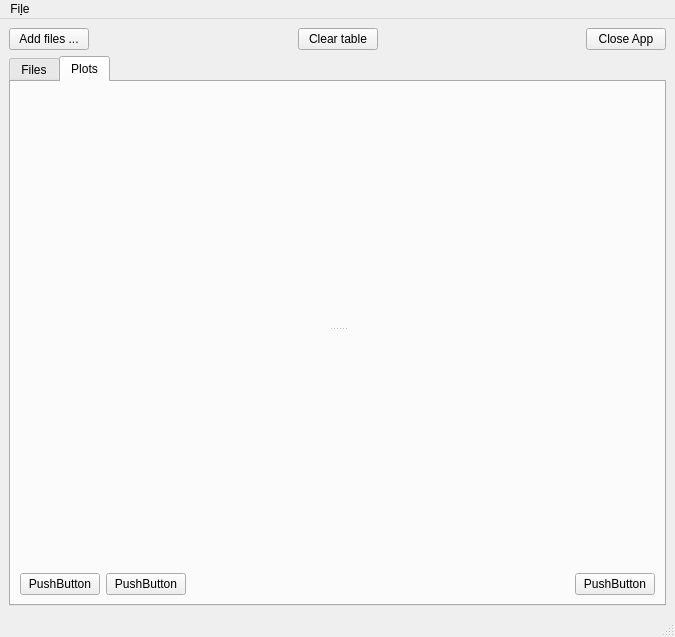
<?xml version="1.0" encoding="UTF-8"?>
<ui version="4.0">
 <class>MainWindow</class>
 <widget class="QMainWindow" name="MainWindow">
  <property name="geometry">
   <rect>
    <x>0</x>
    <y>0</y>
    <width>675</width>
    <height>637</height>
   </rect>
  </property>
  <property name="windowTitle">
   <string>MainWindow</string>
  </property>
  <widget class="QWidget" name="centralwidget">
   <layout class="QGridLayout" name="gridLayout_3">
    <item row="0" column="0">
     <widget class="QPushButton" name="addFilesButton">
      <property name="text">
       <string>Add files ...</string>
      </property>
     </widget>
    </item>
    <item row="0" column="1">
     <spacer name="horizontalSpacer">
      <property name="orientation">
       <enum>Qt::Horizontal</enum>
      </property>
      <property name="sizeHint" stdset="0">
       <size>
        <width>182</width>
        <height>20</height>
       </size>
      </property>
     </spacer>
    </item>
    <item row="0" column="2">
     <widget class="QPushButton" name="clearTableButton">
      <property name="text">
       <string>Clear table</string>
      </property>
     </widget>
    </item>
    <item row="0" column="3">
     <spacer name="horizontalSpacer_2">
      <property name="orientation">
       <enum>Qt::Horizontal</enum>
      </property>
      <property name="sizeHint" stdset="0">
       <size>
        <width>182</width>
        <height>20</height>
       </size>
      </property>
     </spacer>
    </item>
    <item row="0" column="4">
     <widget class="QPushButton" name="closeAppButton">
      <property name="text">
       <string>Close App</string>
      </property>
     </widget>
    </item>
    <item row="1" column="0" colspan="5">
     <widget class="QTabWidget" name="simpleIVplotWidget">
      <property name="currentIndex">
       <number>1</number>
      </property>
      <widget class="QWidget" name="filesTab">
       <attribute name="title">
        <string>Files</string>
       </attribute>
       <layout class="QGridLayout" name="gridLayout_2">
        <item row="0" column="0">
         <widget class="QTableWidget" name="tableWithFiles"/>
        </item>
        <item row="1" column="0">
         <widget class="QGroupBox" name="groupBox">
          <property name="sizePolicy">
           <sizepolicy hsizetype="Preferred" vsizetype="Fixed">
            <horstretch>0</horstretch>
            <verstretch>0</verstretch>
           </sizepolicy>
          </property>
          <property name="title">
           <string>Console Output</string>
          </property>
          <layout class="QGridLayout" name="gridLayout">
           <item row="0" column="0">
            <widget class="QPlainTextEdit" name="consoleOutput"/>
           </item>
          </layout>
         </widget>
        </item>
       </layout>
      </widget>
      <widget class="QWidget" name="plotTab">
       <attribute name="title">
        <string>Plots</string>
       </attribute>
       <layout class="QGridLayout" name="gridLayout_5">
        <item row="1" column="0">
         <layout class="QGridLayout" name="gridLayout_4">
          <item row="0" column="0">
           <widget class="QPushButton" name="pushButton">
            <property name="text">
             <string>PushButton</string>
            </property>
           </widget>
          </item>
          <item row="0" column="1">
           <widget class="QPushButton" name="pushButton_2">
            <property name="text">
             <string>PushButton</string>
            </property>
           </widget>
          </item>
          <item row="0" column="3">
           <widget class="QPushButton" name="pushButton_3">
            <property name="text">
             <string>PushButton</string>
            </property>
           </widget>
          </item>
          <item row="0" column="2">
           <spacer name="horizontalSpacer_3">
            <property name="orientation">
             <enum>Qt::Horizontal</enum>
            </property>
            <property name="sizeHint" stdset="0">
             <size>
              <width>288</width>
              <height>20</height>
             </size>
            </property>
           </spacer>
          </item>
         </layout>
        </item>
        <item row="0" column="0">
         <widget class="QSplitter" name="splitter">
          <property name="orientation">
           <enum>Qt::Vertical</enum>
          </property>
          <widget class="QChartView" name="plotWidget" native="true"/>
          <widget class="QChartView" name="simplePVplotWidget" native="true"/>
         </widget>
        </item>
       </layout>
      </widget>
     </widget>
    </item>
   </layout>
  </widget>
  <widget class="QMenuBar" name="menubar">
   <property name="geometry">
    <rect>
     <x>0</x>
     <y>0</y>
     <width>675</width>
     <height>31</height>
    </rect>
   </property>
   <widget class="QMenu" name="menuFile">
    <property name="title">
     <string>Fi&amp;le</string>
    </property>
    <addaction name="actionClose"/>
   </widget>
   <addaction name="menuFile"/>
  </widget>
  <widget class="QStatusBar" name="statusbar"/>
  <action name="actionClose">
   <property name="text">
    <string>Close</string>
   </property>
  </action>
 </widget>
 <customwidgets>
  <customwidget>
   <class>QChartView</class>
   <extends>QWidget</extends>
   <header>PyQt5.QtChart</header>
   <container>1</container>
  </customwidget>
 </customwidgets>
 <resources/>
 <connections/>
</ui>
